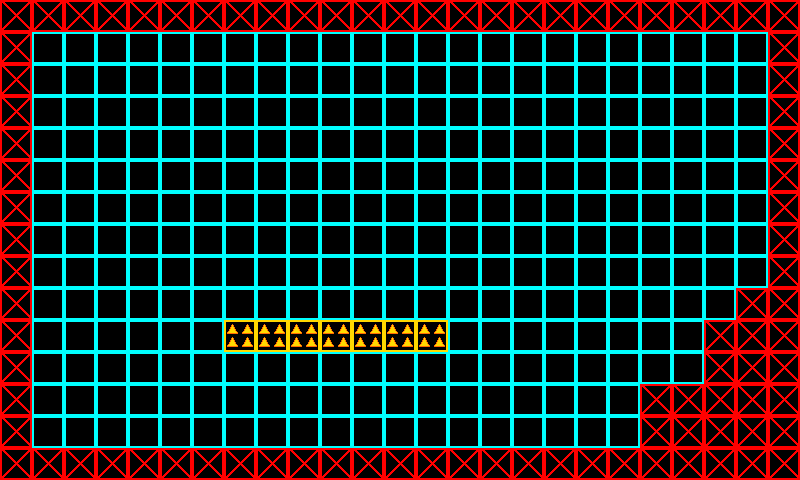

Tiled map render using the project's own tile images. Description and the whole map definition, tile-layer contents included, below:
An orthogonal 25x15 tile map with 32x32 px tiles, 1 tile layer (Collision Layer).

<map version="1.0" orientation="orthogonal" renderorder="right-down" width="25" height="15" tilewidth="32" tileheight="32" nextobjectid="1">
 <tileset firstgid="1" name="CollisionTileset" tilewidth="32" tileheight="32" tilecount="3">
  <image source="CollisionTileset.png" width="96" height="32" />
 </tileset>
 <layer name="Collision Layer" width="25" height="15">
  <data>
   <tile gid="2" />
   <tile gid="2" />
   <tile gid="2" />
   <tile gid="2" />
   <tile gid="2" />
   <tile gid="2" />
   <tile gid="2" />
   <tile gid="2" />
   <tile gid="2" />
   <tile gid="2" />
   <tile gid="2" />
   <tile gid="2" />
   <tile gid="2" />
   <tile gid="2" />
   <tile gid="2" />
   <tile gid="2" />
   <tile gid="2" />
   <tile gid="2" />
   <tile gid="2" />
   <tile gid="2" />
   <tile gid="2" />
   <tile gid="2" />
   <tile gid="2" />
   <tile gid="2" />
   <tile gid="2" />
   <tile gid="2" />
   <tile gid="1" />
   <tile gid="1" />
   <tile gid="1" />
   <tile gid="1" />
   <tile gid="1" />
   <tile gid="1" />
   <tile gid="1" />
   <tile gid="1" />
   <tile gid="1" />
   <tile gid="1" />
   <tile gid="1" />
   <tile gid="1" />
   <tile gid="1" />
   <tile gid="1" />
   <tile gid="1" />
   <tile gid="1" />
   <tile gid="1" />
   <tile gid="1" />
   <tile gid="1" />
   <tile gid="1" />
   <tile gid="1" />
   <tile gid="1" />
   <tile gid="1" />
   <tile gid="2" />
   <tile gid="2" />
   <tile gid="1" />
   <tile gid="1" />
   <tile gid="1" />
   <tile gid="1" />
   <tile gid="1" />
   <tile gid="1" />
   <tile gid="1" />
   <tile gid="1" />
   <tile gid="1" />
   <tile gid="1" />
   <tile gid="1" />
   <tile gid="1" />
   <tile gid="1" />
   <tile gid="1" />
   <tile gid="1" />
   <tile gid="1" />
   <tile gid="1" />
   <tile gid="1" />
   <tile gid="1" />
   <tile gid="1" />
   <tile gid="1" />
   <tile gid="1" />
   <tile gid="1" />
   <tile gid="2" />
   <tile gid="2" />
   <tile gid="1" />
   <tile gid="1" />
   <tile gid="1" />
   <tile gid="1" />
   <tile gid="1" />
   <tile gid="1" />
   <tile gid="1" />
   <tile gid="1" />
   <tile gid="1" />
   <tile gid="1" />
   <tile gid="1" />
   <tile gid="1" />
   <tile gid="1" />
   <tile gid="1" />
   <tile gid="1" />
   <tile gid="1" />
   <tile gid="1" />
   <tile gid="1" />
   <tile gid="1" />
   <tile gid="1" />
   <tile gid="1" />
   <tile gid="1" />
   <tile gid="1" />
   <tile gid="2" />
   <tile gid="2" />
   <tile gid="1" />
   <tile gid="1" />
   <tile gid="1" />
   <tile gid="1" />
   <tile gid="1" />
   <tile gid="1" />
   <tile gid="1" />
   <tile gid="1" />
   <tile gid="1" />
   <tile gid="1" />
   <tile gid="1" />
   <tile gid="1" />
   <tile gid="1" />
   <tile gid="1" />
   <tile gid="1" />
   <tile gid="1" />
   <tile gid="1" />
   <tile gid="1" />
   <tile gid="1" />
   <tile gid="1" />
   <tile gid="1" />
   <tile gid="1" />
   <tile gid="1" />
   <tile gid="2" />
   <tile gid="2" />
   <tile gid="1" />
   <tile gid="1" />
   <tile gid="1" />
   <tile gid="1" />
   <tile gid="1" />
   <tile gid="1" />
   <tile gid="1" />
   <tile gid="1" />
   <tile gid="1" />
   <tile gid="1" />
   <tile gid="1" />
   <tile gid="1" />
   <tile gid="1" />
   <tile gid="1" />
   <tile gid="1" />
   <tile gid="1" />
   <tile gid="1" />
   <tile gid="1" />
   <tile gid="1" />
   <tile gid="1" />
   <tile gid="1" />
   <tile gid="1" />
   <tile gid="1" />
   <tile gid="2" />
   <tile gid="2" />
   <tile gid="1" />
   <tile gid="1" />
   <tile gid="1" />
   <tile gid="1" />
   <tile gid="1" />
   <tile gid="1" />
   <tile gid="1" />
   <tile gid="1" />
   <tile gid="1" />
   <tile gid="1" />
   <tile gid="1" />
   <tile gid="1" />
   <tile gid="1" />
   <tile gid="1" />
   <tile gid="1" />
   <tile gid="1" />
   <tile gid="1" />
   <tile gid="1" />
   <tile gid="1" />
   <tile gid="1" />
   <tile gid="1" />
   <tile gid="1" />
   <tile gid="1" />
   <tile gid="2" />
   <tile gid="2" />
   <tile gid="1" />
   <tile gid="1" />
   <tile gid="1" />
   <tile gid="1" />
   <tile gid="1" />
   <tile gid="1" />
   <tile gid="1" />
   <tile gid="1" />
   <tile gid="1" />
   <tile gid="1" />
   <tile gid="1" />
   <tile gid="1" />
   <tile gid="1" />
   <tile gid="1" />
   <tile gid="1" />
   <tile gid="1" />
   <tile gid="1" />
   <tile gid="1" />
   <tile gid="1" />
   <tile gid="1" />
   <tile gid="1" />
   <tile gid="1" />
   <tile gid="1" />
   <tile gid="2" />
   <tile gid="2" />
   <tile gid="1" />
   <tile gid="1" />
   <tile gid="1" />
   <tile gid="1" />
   <tile gid="1" />
   <tile gid="1" />
   <tile gid="1" />
   <tile gid="1" />
   <tile gid="1" />
   <tile gid="1" />
   <tile gid="1" />
   <tile gid="1" />
   <tile gid="1" />
   <tile gid="1" />
   <tile gid="1" />
   <tile gid="1" />
   <tile gid="1" />
   <tile gid="1" />
   <tile gid="1" />
   <tile gid="1" />
   <tile gid="1" />
   <tile gid="1" />
   <tile gid="1" />
   <tile gid="2" />
   <tile gid="2" />
   <tile gid="1" />
   <tile gid="1" />
   <tile gid="1" />
   <tile gid="1" />
   <tile gid="1" />
   <tile gid="1" />
   <tile gid="1" />
   <tile gid="1" />
   <tile gid="1" />
   <tile gid="1" />
   <tile gid="1" />
   <tile gid="1" />
   <tile gid="1" />
   <tile gid="1" />
   <tile gid="1" />
   <tile gid="1" />
   <tile gid="1" />
   <tile gid="1" />
   <tile gid="1" />
   <tile gid="1" />
   <tile gid="1" />
   <tile gid="1" />
   <tile gid="2" />
   <tile gid="2" />
   <tile gid="2" />
   <tile gid="1" />
   <tile gid="1" />
   <tile gid="1" />
   <tile gid="1" />
   <tile gid="1" />
   <tile gid="1" />
   <tile gid="3" />
   <tile gid="3" />
   <tile gid="3" />
   <tile gid="3" />
   <tile gid="3" />
   <tile gid="3" />
   <tile gid="3" />
   <tile gid="1" />
   <tile gid="1" />
   <tile gid="1" />
   <tile gid="1" />
   <tile gid="1" />
   <tile gid="1" />
   <tile gid="1" />
   <tile gid="1" />
   <tile gid="2" />
   <tile gid="2" />
   <tile gid="2" />
   <tile gid="2" />
   <tile gid="1" />
   <tile gid="1" />
   <tile gid="1" />
   <tile gid="1" />
   <tile gid="1" />
   <tile gid="1" />
   <tile gid="1" />
   <tile gid="1" />
   <tile gid="1" />
   <tile gid="1" />
   <tile gid="1" />
   <tile gid="1" />
   <tile gid="1" />
   <tile gid="1" />
   <tile gid="1" />
   <tile gid="1" />
   <tile gid="1" />
   <tile gid="1" />
   <tile gid="1" />
   <tile gid="1" />
   <tile gid="1" />
   <tile gid="2" />
   <tile gid="2" />
   <tile gid="2" />
   <tile gid="2" />
   <tile gid="1" />
   <tile gid="1" />
   <tile gid="1" />
   <tile gid="1" />
   <tile gid="1" />
   <tile gid="1" />
   <tile gid="1" />
   <tile gid="1" />
   <tile gid="1" />
   <tile gid="1" />
   <tile gid="1" />
   <tile gid="1" />
   <tile gid="1" />
   <tile gid="1" />
   <tile gid="1" />
   <tile gid="1" />
   <tile gid="1" />
   <tile gid="1" />
   <tile gid="1" />
   <tile gid="2" />
   <tile gid="2" />
   <tile gid="2" />
   <tile gid="2" />
   <tile gid="2" />
   <tile gid="2" />
   <tile gid="1" />
   <tile gid="1" />
   <tile gid="1" />
   <tile gid="1" />
   <tile gid="1" />
   <tile gid="1" />
   <tile gid="1" />
   <tile gid="1" />
   <tile gid="1" />
   <tile gid="1" />
   <tile gid="1" />
   <tile gid="1" />
   <tile gid="1" />
   <tile gid="1" />
   <tile gid="1" />
   <tile gid="1" />
   <tile gid="1" />
   <tile gid="1" />
   <tile gid="1" />
   <tile gid="2" />
   <tile gid="2" />
   <tile gid="2" />
   <tile gid="2" />
   <tile gid="2" />
   <tile gid="2" />
   <tile gid="2" />
   <tile gid="2" />
   <tile gid="2" />
   <tile gid="2" />
   <tile gid="2" />
   <tile gid="2" />
   <tile gid="2" />
   <tile gid="2" />
   <tile gid="2" />
   <tile gid="2" />
   <tile gid="2" />
   <tile gid="2" />
   <tile gid="2" />
   <tile gid="2" />
   <tile gid="2" />
   <tile gid="2" />
   <tile gid="2" />
   <tile gid="2" />
   <tile gid="2" />
   <tile gid="2" />
   <tile gid="2" />
   <tile gid="2" />
   <tile gid="2" />
   <tile gid="2" />
  </data>
 </layer>
</map>